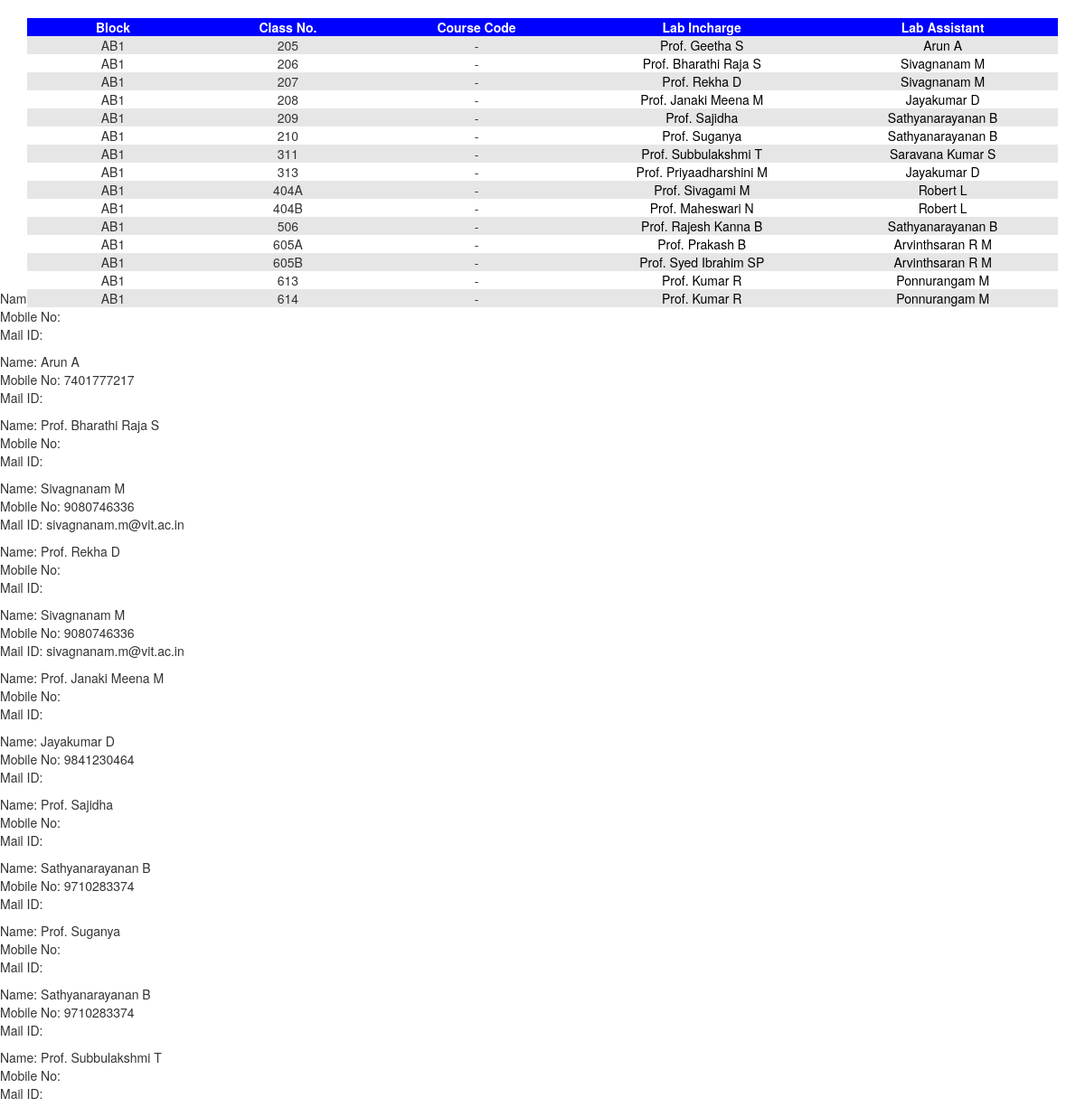
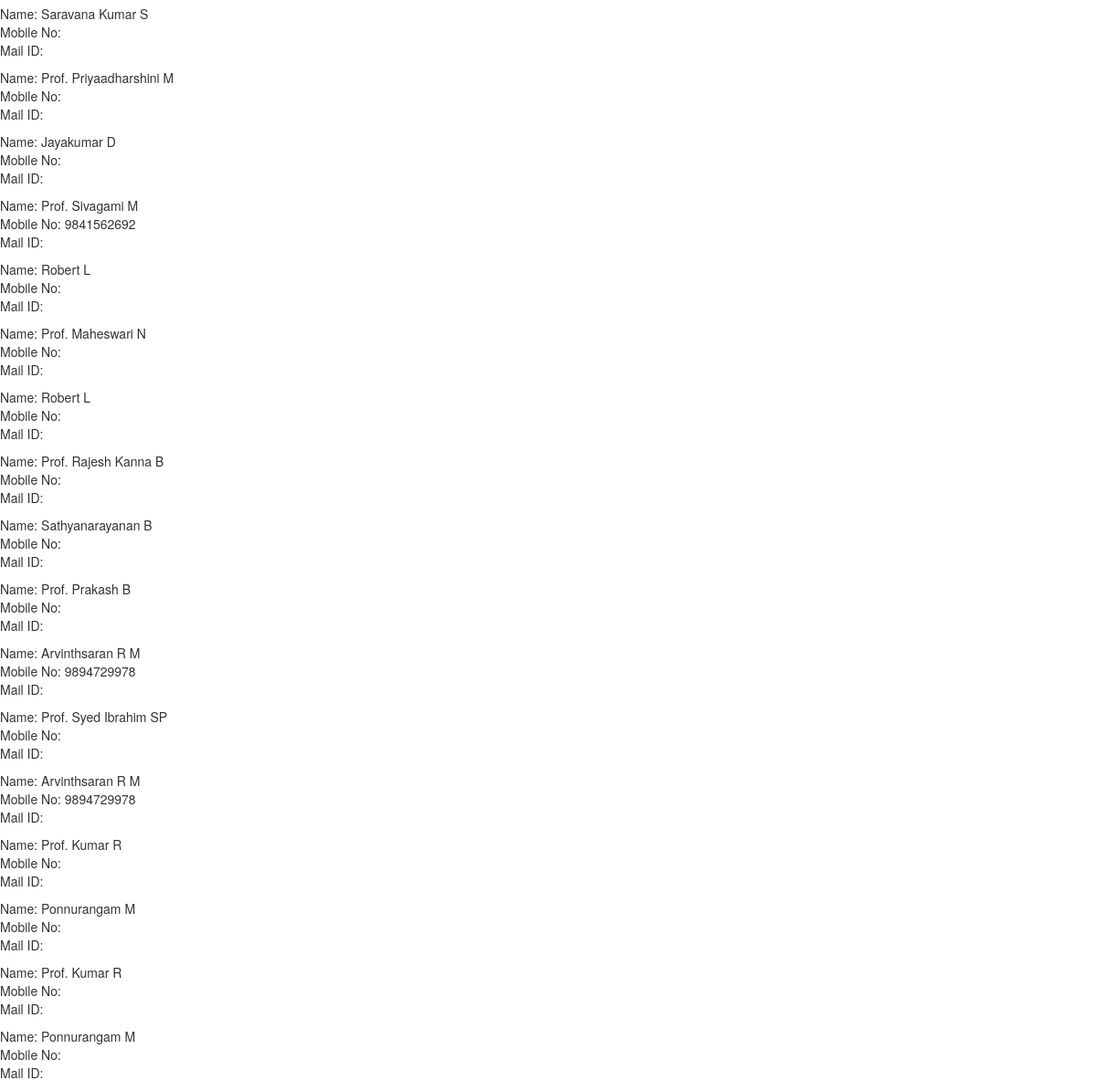
The app's page /1.php with its own data (2 pictures, top to bottom).
### tables this page shows
CREATE TABLE `lab` (
  `block` varchar(10) NOT NULL,
  `cno` varchar(10) NOT NULL,
  `l1` varchar(10) DEFAULT NULL,
  `l3` varchar(10) DEFAULT NULL,
  `l5` varchar(10) DEFAULT NULL,
  `l7` varchar(10) DEFAULT NULL,
  `l9` varchar(10) DEFAULT NULL,
  `l11` varchar(10) DEFAULT NULL,
  `l13` varchar(10) DEFAULT NULL,
  `l15` varchar(10) DEFAULT NULL,
  `l19` varchar(10) DEFAULT NULL,
  `l21` varchar(10) DEFAULT NULL,
  `l23` varchar(10) DEFAULT NULL,
  `l25` varchar(10) DEFAULT NULL,
  `l27` varchar(10) DEFAULT NULL,
  `l29` varchar(10) DEFAULT NULL,
  `l31` varchar(10) DEFAULT NULL,
  `l33` varchar(10) DEFAULT NULL,
  `l35` varchar(10) DEFAULT NULL,
  `l37` varchar(10) DEFAULT NULL,
  `l39` varchar(10) DEFAULT NULL,
  `l41` varchar(10) DEFAULT NULL,
  `l43` varchar(10) DEFAULT NULL,
  `l45` varchar(10) DEFAULT NULL,
  `l47` varchar(10) DEFAULT NULL,
  `l49` varchar(10) DEFAULT NULL,
  `l51` varchar(10) DEFAULT NULL,
  `l53` varchar(10) DEFAULT NULL,
  `l55` varchar(10) DEFAULT NULL,
  `l57` varchar(10) DEFAULT NULL,
  `l59` varchar(10) DEFAULT NULL
);

CREATE TABLE `incharge` (
  `block` varchar(10) NOT NULL,
  `cno` varchar(10) NOT NULL,
  `inc_name` varchar(25) DEFAULT NULL,
  `inc_no` bigint(10) DEFAULT NULL,
  `inc_mail` varchar(50) DEFAULT NULL,
  `ast_name` varchar(25) DEFAULT NULL,
  `ast_no` bigint(10) DEFAULT NULL,
  `ast_mail` varchar(50) DEFAULT NULL
);

### 1.php (the view, shortened to what this page needs)
<!doctype html>
<html>
<head>
		<link rel="stylesheet" href="http://code.jquery.com/mobile/1.4.5/jquery.mobile-1.4.5.min.css" />
		<link rel="stylesheet" href="https://maxcdn.bootstrapcdn.com/bootstrap/3.3.7/css/bootstrap.min.css">
</head>
</html>
<?php
$conn=openCon();
$a = "SELECT * FROM lab,incharge WHERE (incharge.block=lab.block and incharge.cno=lab.cno) ORDER BY incharge.block,incharge.cno";
$result=mysqli_query($conn,$a);
$i=0;
while($row=mysqli_fetch_array($result))
{
	$fn[$i]=$row['inc_name'];
	$fp[$i]=$row['inc_no'];
	$fm[$i]=$row['inc_mail'];
	$an[$i]=$row['ast_name'];
	$ap[$i]=$row['ast_no'];
	$am[$i]=$row['ast_mail'];
	$i++;
}
echo "<div class='container'>
<div class='table-responsive'><table align='center'>
		<tr>
			<th>Block</th>
			<th>Class No.</th>
			<th>Course Code</th>
			<th>Lab Incharge</th>
			<th>Lab Assistant</th>
		</tr>";
$result=mysqli_query($conn,$a);
$ls=$_GET['ls'];
if($ls=='F1')
{
	$i=0;
	while($row=mysqli_fetch_array($result))
	{
		echo "<tr><td>".$row['block']."</td><td>".$row['cno']."</td>";
		echo "<td>-</td>";
		echo "<td><a href='#popupa".$i."' data-rel='popup' data-transition='pop' style='color: black;'>Prof. ".$row['inc_name']."</a></td>
		<td><a href='#popupb".$i."' data-rel='popup' data-transition='pop' style='color: black;'>".$row['ast_name']."</a></td></tr>";
		$i++;
	}
}
else
{
	$i=0;
	while($row=mysqli_fetch_array($result))
	{
		echo "<tr><td>".$row['block']."</td><td>".$row['cno']."</td>";
		if($row[$ls]==NULL)
			echo "<td>-</td>";
		else
			echo "<td>".$row[$ls]."</td>";
		echo "<td><a href='#popupa".$i."' data-rel='popup' data-transition='pop' style='color: black;'>Prof. ".$row['inc_name']."</a></td>
		<td><a href='#popupb".$i."' data-rel='popup' data-transition='pop' style='color: black;'>".$row['ast_name']."</a></td></tr>";
		$i++;
	}
}
echo "</table></div></div>";
for($j=0;$j<15;$j++)
{
echo "
	<div data-role='popup' id='popupa".$j."'>
		<p>Name: Prof. ".$fn[$j]."<br />Mobile No: ".$fp[$j]."<br />Mail ID: ".$fm[$j]."</p>
	</div>
	<div data-role='popup' id='popupb".$j."'>
		<p>Name: ".$an[$j]."<br />Mobile No: ".$ap[$j]."<br />Mail ID: ".$am[$j]."</p>
	</div>";
}
?>

### 1.php (style rules this page uses)
td { text-align: center; }
th { background-color: blue; color: white; text-align: center; width: 5%; }
tr:nth-child(even) { background-color: #e6e6e6; }
table { cursor: default; white-space: nowrap; min-width: 550px; }
a { cursor: pointer; }
a:link { text-decoration: none; color: black; }
.container { position: relative; top: 20px; }

### records on screen
lab: incharge.block "AB1", incharge.cno "205", incharge.inc_name "Geetha S", incharge.ast_name "Arun A"
lab: incharge.block "AB1", incharge.cno "206", incharge.inc_name "Bharathi Raja S", incharge.ast_name "Sivagnanam M"
lab: incharge.block "AB1", incharge.cno "207", incharge.inc_name "Rekha D", incharge.ast_name "Sivagnanam M"
lab: incharge.block "AB1", incharge.cno "208", incharge.inc_name "Janaki Meena M", incharge.ast_name "Jayakumar D"
lab: incharge.block "AB1", incharge.cno "209", incharge.inc_name "Sajidha", incharge.ast_name "Sathyanarayanan B"
lab: incharge.block "AB1", incharge.cno "210", incharge.inc_name "Suganya", incharge.ast_name "Sathyanarayanan B"
lab: incharge.block "AB1", incharge.cno "311", incharge.inc_name "Subbulakshmi T", incharge.ast_name "Saravana Kumar S"
lab: incharge.block "AB1", incharge.cno "313", incharge.inc_name "Priyaadharshini M", incharge.ast_name "Jayakumar D"
lab: incharge.block "AB1", incharge.cno "404A", incharge.inc_name "Sivagami M", incharge.ast_name "Robert L"
lab: incharge.block "AB1", incharge.cno "404B", incharge.inc_name "Maheswari N", incharge.ast_name "Robert L"
lab: incharge.block "AB1", incharge.cno "506", incharge.inc_name "Rajesh Kanna B", incharge.ast_name "Sathyanarayanan B"
lab: incharge.block "AB1", incharge.cno "605A", incharge.inc_name "Prakash B", incharge.ast_name "Arvinthsaran R M"
lab: incharge.block "AB1", incharge.cno "605B", incharge.inc_name "Syed Ibrahim SP", incharge.ast_name "Arvinthsaran R M"
lab: incharge.block "AB1", incharge.cno "613", incharge.inc_name "Kumar R", incharge.ast_name "Ponnurangam M"
lab: incharge.block "AB1", incharge.cno "614", incharge.inc_name "Kumar R", incharge.ast_name "Ponnurangam M"

### other values on screen
$fn[$j] "Geetha S"
$an[$j] "Arun A"
$ap[$j] "7401777217"
$fn[$j] "Bharathi Raja S"
$an[$j] "Sivagnanam M"
$ap[$j] "9080746336"
$am[$j] "sivagnanam.m@vit.ac.in"
$fn[$j] "Rekha D"
$fn[$j] "Janaki Meena M"
$an[$j] "Jayakumar D"
$ap[$j] "9841230464"
$fn[$j] "Sajidha"
$an[$j] "Sathyanarayanan B"
$ap[$j] "9710283374"
$fn[$j] "Suganya"
